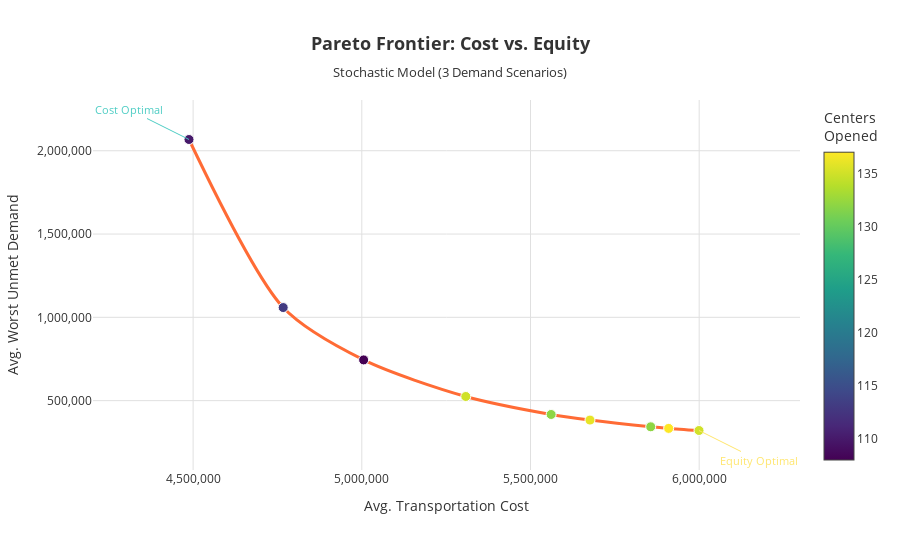

Notebook cell for this chart:
### Markdown cell above
---
## 1. Pareto Frontier (Cost vs. Equity)

### Code cell
df = pareto_df.sort_values('avg_transport_cost').copy()

fig = go.Figure()

# Pareto line
fig.add_trace(go.Scatter(
    x=df['avg_transport_cost'], y=df['avg_equity_t'],
    mode='lines',
    line=dict(color=COLORS['primary'], width=3, shape='spline', smoothing=0.8),
    hoverinfo='skip',
    name='Pareto Frontier'
))

# Points with hover info
hover_text = [f"<b>w_cost={row.w_cost:.1f}, w_eq={row.w_eq:.1f}</b><br>" +
              f"Avg Transport Cost: {row.avg_transport_cost:,.0f}<br>" +
              f"Avg Worst Unmet: {row.avg_equity_t:,.0f}<br>" +
              f"Centers Opened: {row.num_centers}<br>" +
              f"Avg Delivered: {row.avg_total_recv:,.0f}"
              for _, row in df.iterrows()]

fig.add_trace(go.Scatter(
    x=df['avg_transport_cost'], y=df['avg_equity_t'],
    mode='markers',
    marker=dict(
        size=10,
        color=df['num_centers'],
        colorscale='Viridis',
        colorbar=dict(title='Centers<br>Opened'),
        line=dict(color='white', width=1)
    ),
    text=hover_text,
    hovertemplate='%{text}<extra></extra>',
    name='Solutions'
))

# Annotations for extremes
cost_opt = df.loc[df['avg_transport_cost'].idxmin()]
eq_opt = df.loc[df['avg_equity_t'].idxmin()]

fig.add_annotation(x=cost_opt['avg_transport_cost'], y=cost_opt['avg_equity_t'],
                   text="Cost Optimal", showarrow=True, arrowcolor=COLORS['secondary'],
                   font=dict(color=COLORS['secondary'], size=11), ax=-60, ay=-30)
fig.add_annotation(x=eq_opt['avg_transport_cost'], y=eq_opt['avg_equity_t'],
                   text="Equity Optimal", showarrow=True, arrowcolor=COLORS['accent'],
                   font=dict(color=COLORS['accent'], size=11), ax=60, ay=30)

fig.update_layout(
    title=dict(text="<b>Pareto Frontier: Cost vs. Equity</b><br><sub>Stochastic Model (3 Demand Scenarios)</sub>", 
               x=0.5, font=dict(size=18)),
    xaxis=dict(title="Avg. Transportation Cost", tickformat=',', gridcolor='#e0e0e0'),
    yaxis=dict(title="Avg. Worst Unmet Demand", tickformat=',', gridcolor='#e0e0e0'),
    plot_bgcolor='white',
    paper_bgcolor='white',
    font=dict(color='#333333'),
    showlegend=False,
    height=550
)

fig.show()

### Figure 1 — Plotly figure (JSON) as saved in the notebook; plotly's stock layout.template omitted (floating-point values rounded to 4 significant figures)
{"data": [{"hoverinfo": "skip", "line": {"color": "#ff6b35", "shape": "spline", "smoothing": 0.8, "width": 3}, "mode": "lines", "name": "Pareto Frontier", "type": "scatter", "x": [4488000.0, 4767000.0, 5005000.0, 5308000.0, 5561000.0, 5676000.0, 5856000.0, 5910000.0, 5999000.0], "y": [2067000.0, 1059000.0, 744500.0, 524900.0, 416900.0, 383300.0, 343000.0, 333300.0, 320700.0]}, {"hovertemplate": "%{text}<extra></extra>", "marker": {"color": [110, 113, 108, 135, 132, 136, 132, 137, 135], "colorbar": {"title": {"text": "Centers<br>Opened"}}, "colorscale": [[0, "#440154"], [0.1111, "#482878"], [0.2222, "#3e4989"], [0.3333, "#31688e"], [0.4444, "#26828e"], [0.5556, "#1f9e89"], [0.6667, "#35b779"], [0.7778, "#6ece58"], [0.8889, "#b5de2b"], [1, "#fde725"]], "line": {"color": "white", "width": 1}, "size": 10}, "mode": "markers", "name": "Solutions", "text": ["<b>w_cost=1.0, w_eq=0.1</b><br>Avg Transport Cost: 4,487,827<br>Avg Worst Unmet: 2,067,451<br>Centers Opened: 110.0<br>Avg Delivered: 13,520,860", "<b>w_cost=1.0, w_eq=0.5</b><br>Avg Transport Cost: 4,767,001<br>Avg Worst Unmet: 1,058,746<br>Centers Opened: 113.0<br>Avg Delivered: 13,520,860", "<b>w_cost=1.0, w_eq=1.0</b><br>Avg Transport Cost: 5,005,425<br>Avg Worst Unmet: 744,510<br>Centers Opened: 108.0<br>Avg Delivered: 13,520,860", "<b>w_cost=1.0, w_eq=2.0</b><br>Avg Transport Cost: 5,308,243<br>Avg Worst Unmet: 524,876<br>Centers Opened: 135.0<br>Avg Delivered: 13,520,860", "<b>w_cost=1.0, w_eq=3.0</b><br>Avg Transport Cost: 5,561,200<br>Avg Worst Unmet: 416,888<br>Centers Opened: 132.0<br>Avg Delivered: 13,520,860", "<b>w_cost=1.0, w_eq=4.0</b><br>Avg Transport Cost: 5,676,345<br>Avg Worst Unmet: 383,282<br>Centers Opened: 136.0<br>Avg Delivered: 13,520,860", "<b>w_cost=1.0, w_eq=5.0</b><br>Avg Transport Cost: 5,856,397<br>Avg Worst Unmet: 342,959<br>Centers Opened: 132.0<br>Avg Delivered: 13,520,860", "<b>w_cost=1.0, w_eq=6.0</b><br>Avg Transport Cost: 5,909,527<br>Avg Worst Unmet: 333,329<br>Centers Opened: 137.0<br>Avg Delivered: 13,520,860", "<b>w_cost=1.0, w_eq=7.0</b><br>Avg Transport Cost: 5,999,466<br>Avg Worst Unmet: 320,732<br>Centers Opened: 135.0<br>Avg Delivered: 13,520,860"], "type": "scatter", "x": [4488000.0, 4767000.0, 5005000.0, 5308000.0, 5561000.0, 5676000.0, 5856000.0, 5910000.0, 5999000.0], "y": [2067000.0, 1059000.0, 744500.0, 524900.0, 416900.0, 383300.0, 343000.0, 333300.0, 320700.0]}], "layout": {"annotations": [{"arrowcolor": "#4ecdc4", "ax": -60, "ay": -30, "font": {"color": "#4ecdc4", "size": 11}, "showarrow": true, "text": "Cost Optimal", "x": 4488000.0, "y": 2067000.0}, {"arrowcolor": "#ffe66d", "ax": 60, "ay": 30, "font": {"color": "#ffe66d", "size": 11}, "showarrow": true, "text": "Equity Optimal", "x": 5999000.0, "y": 320700.0}], "font": {"color": "#333333"}, "height": 550, "paper_bgcolor": "white", "plot_bgcolor": "white", "showlegend": false, "title": {"font": {"size": 18}, "text": "<b>Pareto Frontier: Cost vs. Equity</b><br><sub>Stochastic Model (3 Demand Scenarios)</sub>", "x": 0.5}, "xaxis": {"gridcolor": "#e0e0e0", "tickformat": ",", "title": {"text": "Avg. Transportation Cost"}}, "yaxis": {"gridcolor": "#e0e0e0", "tickformat": ",", "title": {"text": "Avg. Worst Unmet Demand"}}}}
